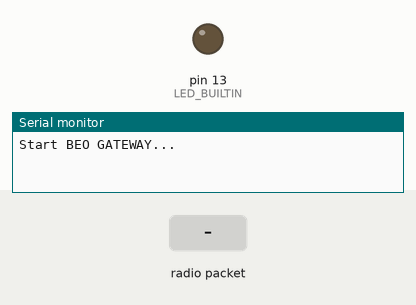
Bench run of a sketch on a simulated Arduino Uno, built with avr-gcc and run on an emulated ATmega328P. Shown: output pins drawn as LEDs (lit = HIGH), the last lines printed to the serial monitor. Inputs (shaded band) come from the test bench. No radio packets arrive unless stated.

Above: at 0.1 s.
At 6.2 s:
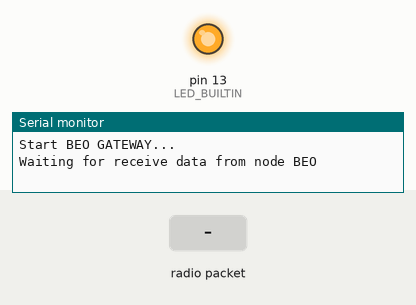
6.3 s: radio packet "1" arrives
Timing chart, 0 to 9.3 s (numbered marks = the images above; inputs shaded):
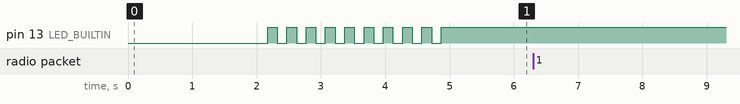

The sketch:

beo-gateway.ino
```cpp
#include <SPI.h>
#include <LoRa.h>

const int csPin = 15;
const int resetPin = 5;
const int irqPin = 4;

byte localAddress = 0xAA;
byte destinationAddress = 0xBB;
long lastSendTime = 0;
int interval = 2000;
int count = 0;
int i=0;

void setup() {
  Serial.begin(9600);
  Serial.println("Start BEO GATEWAY...");

  pinMode(LED_BUILTIN, OUTPUT);

  LoRa.setPins(csPin, resetPin, irqPin);

  if (!LoRa.begin(915E6)) {
    Serial.println("LoRa init failed. Check your connections.");
    while (true) {}
  }
  delay(2000);

  Serial.println("Waiting for receive data from node BEO");
  for (i=0;i<10;i++) {
    digitalWrite(LED_BUILTIN, LOW);
    delay(150);
    digitalWrite(LED_BUILTIN, HIGH);
    delay(150);
  }
}

void loop() {
   receiveMessage(LoRa.parsePacket());

}

void receiveMessage(int packetSize) {
  if (packetSize == 0) return;

  int recipient = LoRa.read();
  byte sender = LoRa.read();
  byte incomingLength = LoRa.read();

  String incoming = "";

  while (LoRa.available()) {
    incoming += (char)LoRa.read();
  }

  if (incomingLength != incoming.length()) {
    Serial.println("Error: Data tidak lengkap / tidak sesuai format");
    return;
  }

  if (recipient != localAddress) {
    Serial.println("Error: Recipient address does not match local address");
    return;
  }
  digitalWrite(LED_BUILTIN, LOW);
  delay(200);
  digitalWrite(LED_BUILTIN, HIGH);
  delay(200);

  Serial.print("Received data " + incoming);
  Serial.print(" from 0x" + String(sender, HEX));
  Serial.println(" to 0x" + String(recipient, HEX));

  digitalWrite(LED_BUILTIN, LOW);
  delay(200);
  digitalWrite(LED_BUILTIN, HIGH);
  delay(200);
}
```
